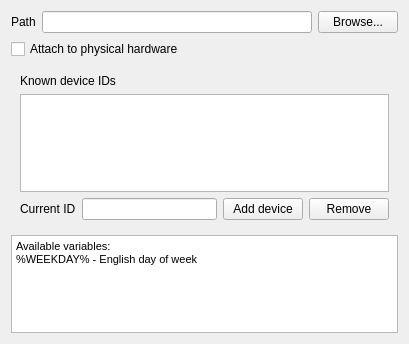
<?xml version="1.0" encoding="UTF-8"?>
<ui version="4.0">
 <class>ConfigDialog</class>
 <widget class="QWidget" name="ConfigDialog">
  <property name="geometry">
   <rect>
    <x>0</x>
    <y>0</y>
    <width>409</width>
    <height>344</height>
   </rect>
  </property>
  <property name="windowTitle">
   <string>Form</string>
  </property>
  <layout class="QVBoxLayout" name="verticalLayout_2">
   <item>
    <layout class="QHBoxLayout" name="horizontalLayout">
     <item>
      <widget class="QLabel" name="label_3">
       <property name="text">
        <string>Path</string>
       </property>
       <property name="buddy">
        <cstring>pathLineEdit</cstring>
       </property>
      </widget>
     </item>
     <item>
      <widget class="QLineEdit" name="pathLineEdit"/>
     </item>
     <item>
      <widget class="QPushButton" name="pathBrowseButton">
       <property name="text">
        <string>Browse...</string>
       </property>
      </widget>
     </item>
    </layout>
   </item>
   <item>
    <widget class="QCheckBox" name="attachToPhysicalCheckBox">
     <property name="text">
      <string>Attach to physical hardware</string>
     </property>
    </widget>
   </item>
   <item>
    <widget class="QWidget" name="deviceIdWidget" native="true">
     <layout class="QVBoxLayout" name="verticalLayout">
      <item>
       <widget class="QLabel" name="label">
        <property name="text">
         <string>Known device IDs</string>
        </property>
       </widget>
      </item>
      <item>
       <widget class="QListView" name="deviceIdListView"/>
      </item>
      <item>
       <layout class="QHBoxLayout" name="horizontalLayout_2">
        <item>
         <widget class="QLabel" name="label_2">
          <property name="text">
           <string>Current ID</string>
          </property>
          <property name="buddy">
           <cstring>currentIdLineEdit</cstring>
          </property>
         </widget>
        </item>
        <item>
         <widget class="QLineEdit" name="currentIdLineEdit">
          <property name="readOnly">
           <bool>true</bool>
          </property>
         </widget>
        </item>
        <item>
         <widget class="QPushButton" name="addIdButton">
          <property name="text">
           <string>Add device</string>
          </property>
         </widget>
        </item>
        <item>
         <widget class="QPushButton" name="removeIdButton">
          <property name="text">
           <string>Remove</string>
          </property>
         </widget>
        </item>
       </layout>
      </item>
     </layout>
    </widget>
   </item>
   <item>
    <widget class="QTextBrowser" name="textBrowser">
     <property name="html">
      <string>&lt;!DOCTYPE HTML PUBLIC &quot;-//W3C//DTD HTML 4.0//EN&quot; &quot;http://www.w3.org/TR/REC-html40/strict.dtd&quot;&gt;
&lt;html&gt;&lt;head&gt;&lt;meta name=&quot;qrichtext&quot; content=&quot;1&quot; /&gt;&lt;style type=&quot;text/css&quot;&gt;
p, li { white-space: pre-wrap; }
&lt;/style&gt;&lt;/head&gt;&lt;body style=&quot; font-family:'Sans Serif'; font-size:8pt; font-weight:400; font-style:normal;&quot;&gt;
&lt;table border=&quot;0&quot; style=&quot;-qt-table-type: root; margin-top:4px; margin-bottom:4px; margin-left:4px; margin-right:4px;&quot;&gt;
&lt;tr&gt;
&lt;td style=&quot;border: none;&quot;&gt;
&lt;p style=&quot; margin-top:0px; margin-bottom:0px; margin-left:0px; margin-right:0px; -qt-block-indent:0; text-indent:0px;&quot;&gt;&lt;span style=&quot; font-family:'MS Shell Dlg 2';&quot;&gt;Available variables:&lt;/span&gt;&lt;/p&gt;
&lt;p style=&quot; margin-top:0px; margin-bottom:0px; margin-left:0px; margin-right:0px; -qt-block-indent:0; text-indent:0px;&quot;&gt;&lt;span style=&quot; font-family:'MS Shell Dlg 2';&quot;&gt;%WEEKDAY% - English day of week&lt;/span&gt;&lt;/p&gt;&lt;/td&gt;&lt;/tr&gt;&lt;/table&gt;&lt;/body&gt;&lt;/html&gt;</string>
     </property>
    </widget>
   </item>
  </layout>
 </widget>
 <tabstops>
  <tabstop>pathLineEdit</tabstop>
  <tabstop>pathBrowseButton</tabstop>
  <tabstop>attachToPhysicalCheckBox</tabstop>
  <tabstop>deviceIdListView</tabstop>
  <tabstop>currentIdLineEdit</tabstop>
  <tabstop>addIdButton</tabstop>
  <tabstop>textBrowser</tabstop>
 </tabstops>
 <resources/>
 <connections>
  <connection>
   <sender>attachToPhysicalCheckBox</sender>
   <signal>toggled(bool)</signal>
   <receiver>deviceIdWidget</receiver>
   <slot>setVisible(bool)</slot>
   <hints>
    <hint type="sourcelabel">
     <x>20</x>
     <y>50</y>
    </hint>
    <hint type="destinationlabel">
     <x>184</x>
     <y>65</y>
    </hint>
   </hints>
  </connection>
 </connections>
</ui>
